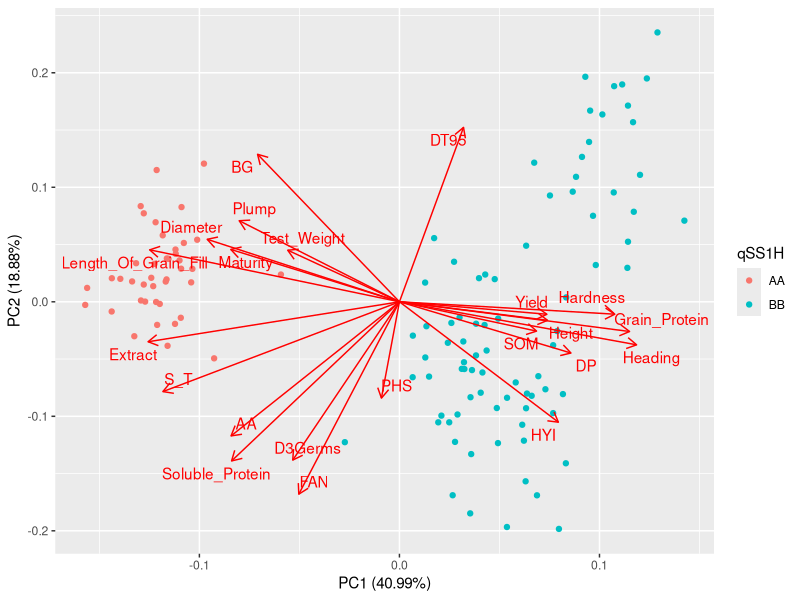
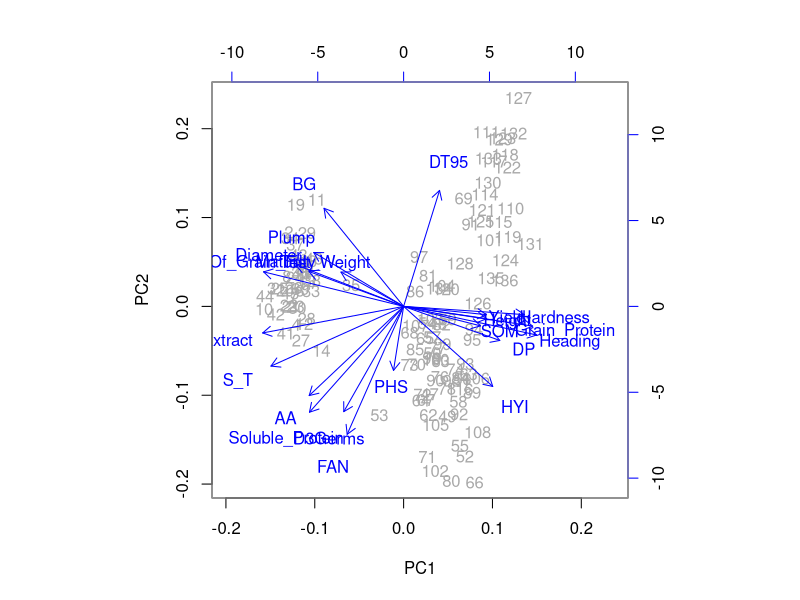
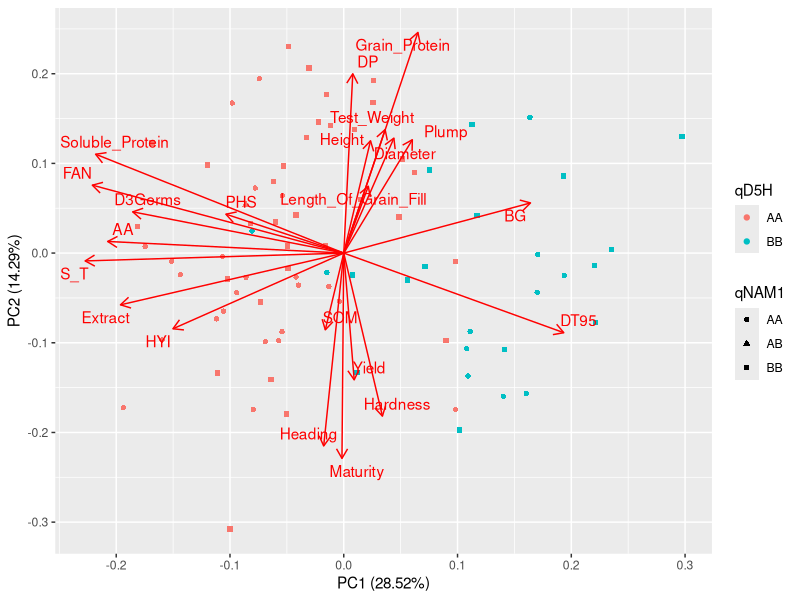
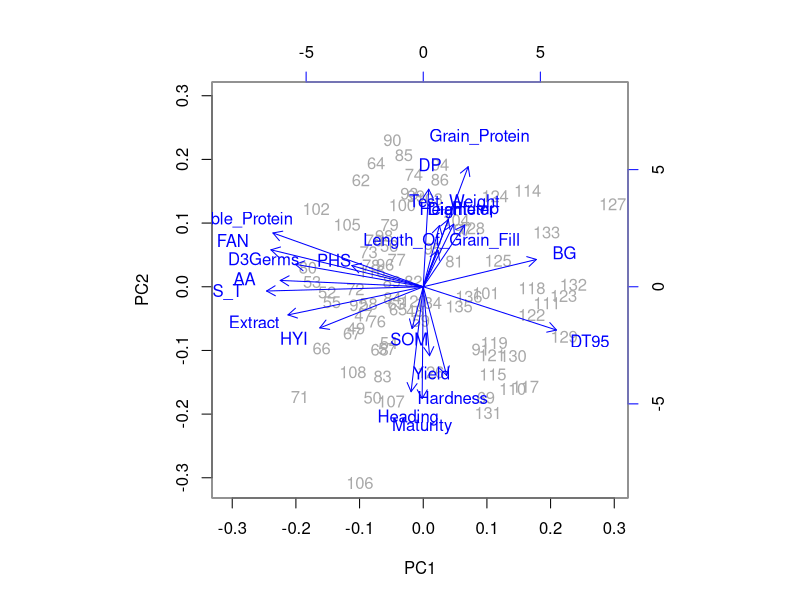
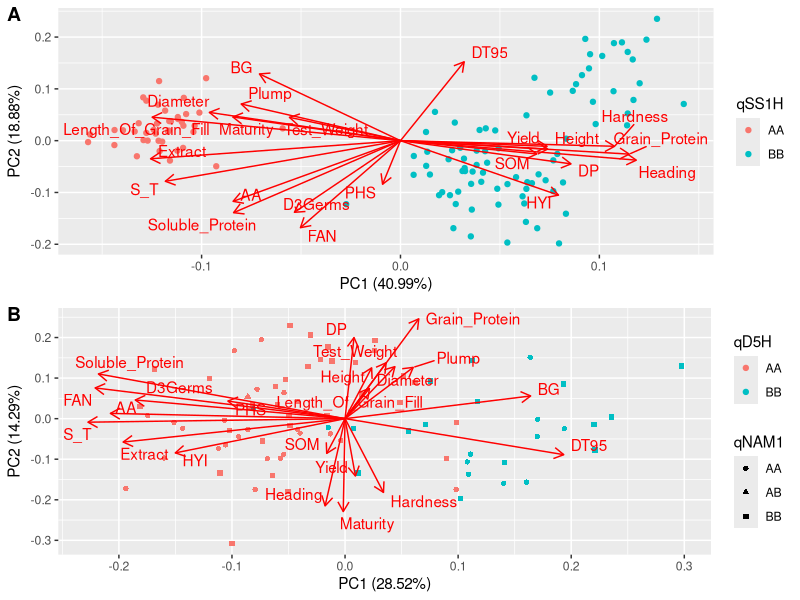
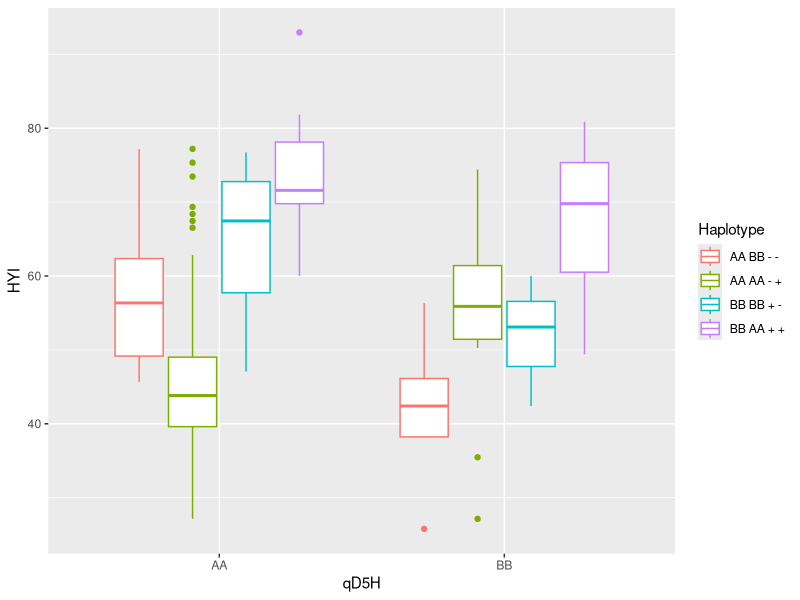
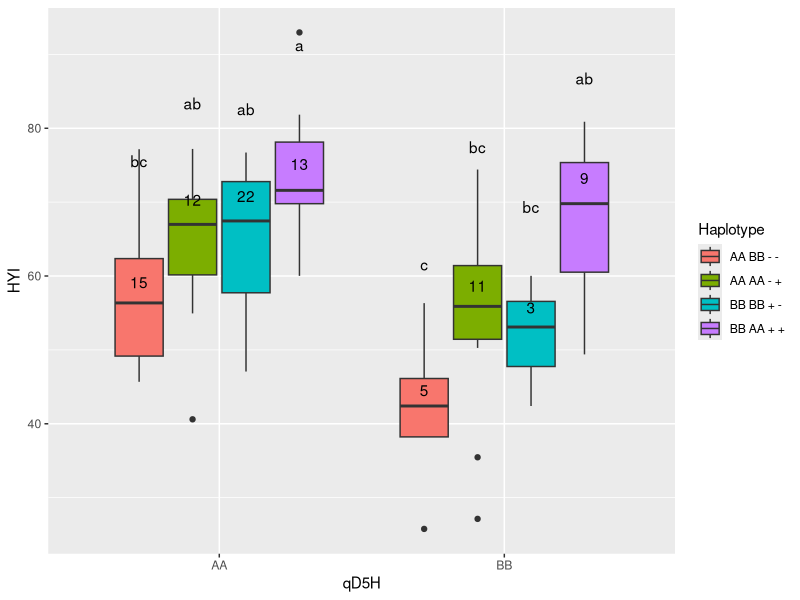
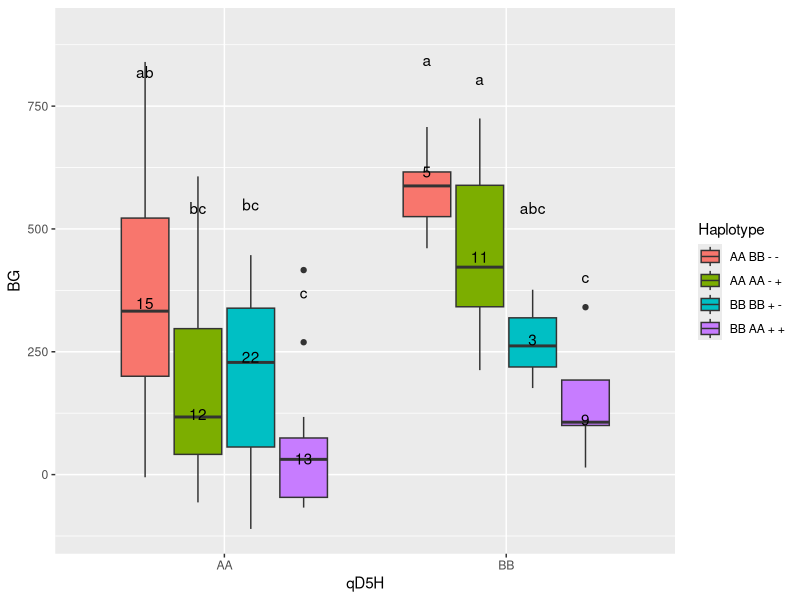

R code for these plots, in order:
## ---- chunk 1
knitr::opts_chunk$set(echo = TRUE)
## ---- chunk 2
D <- read.csv("MT128X148 blups R new.csv")

D$qD5H = as.factor(D$qD5H)
D$qHI2H = as.factor(D$qHI2H)
D$qHI3H = as.factor(D$qHI3H)
D$qNAM1 = as.factor(D$qNAM1)
D$qSS1H = as.factor(D$qSS1H)

summary(D)
## ---- chunk 3
pca1 <- prcomp(na.omit(D[,c(2:23)]), center = T, scale. = T)
## ---- chunk 4
library(ggfortify)
library(ggplot2)
a1 = autoplot(pca1, label = F, loadings.label = T, data = na.omit(D), colour = "qSS1H", loadings.label.repel = T)
a1
biplot(pca1, col=c("darkgrey","blue"), asp=1)
## ---- chunk 5
DS = subset(D, qSS1H %in% c("BB"))

summary(DS)
## ---- chunk 6
pca2 <- prcomp(na.omit(DS[,c(2:23)]), center = T, scale. = T)

a2 = autoplot(pca2, label = F, loadings.label = T, data = na.omit(DS), colour = "qD5H", shape = "qNAM1", loadings.label.repel = T)
a2
biplot(pca2, col=c("darkgrey","blue"), asp=1)
## ---- chunk 7
library(ggpubr)
combined_plot = ggarrange(a1, a2,
                          labels = c("A", "B"),
                          nrow = 2, ncol = 1)
combined_plot
## ---- chunk 8
D$Haplotype = paste(D$qHI2H,D$qHI3H,D$HI2, D$HI3)
D$Haplotype = as.factor(D$Haplotype)
D$Haplotype2 = paste(D$qSS1H,D$qHI2H,D$qHI3H,D$qNAM1)
D$Haplotype2 = as.factor(D$Haplotype2)
summary(D)
## ---- chunk 9
summary(D$Haplotype)
## ---- chunk 10
level_hap = c("AA BB - -", "AA AA - +","BB BB + -", "BB AA + +")

plot1 = ggplot(D, aes(x=qD5H, y=HYI, color=factor(Haplotype, levels = level_hap))) +
  geom_boxplot() +
  guides(color = guide_legend(title = "Haplotype"))
plot1
## ---- chunk 11
DS$Haplotype = paste(DS$qHI2H,DS$qHI3H,DS$HI2,DS$HI3)
DS$Haplotype = as.factor(DS$Haplotype)
DS$Haplotype2 = paste(DS$qHI2H, DS$qHI3H)
DS$Haplotype2 = as.factor(DS$Haplotype2)
summary(DS)
## ---- chunk 12
library(dplyr)
library(graphics)
library(multcompView)

anova = aov(HYI ~ qD5H * Haplotype2, data = DS)
data_sum = group_by(DS, qD5H, Haplotype) %>%
  summarise(mean=mean(HYI), sd=sd(HYI)) %>%
  arrange(desc(mean))
#view(data_sum)

Tukey = TukeyHSD(anova)
#print(Tukey)

Cld = multcompLetters4(anova, Tukey)
#print(Cld)

Cld1 = as.data.frame.list(Cld$`qD5H:Haplotype2`)
data_sum$Cld = Cld1$Letters
#print(Cld1)
#data_sum

level_hap = c("AA BB - -", "AA AA - +","BB BB + -", "BB AA + +")
give.n <- function(x){
  return(c(y = median(x)*1.05, label = length(x))) 
  # experiment with the multiplier to find the perfect position
}

plot2 = ggplot(DS, aes(x=qD5H, y=HYI, fill=factor(Haplotype, levels = level_hap))) +
  geom_boxplot() +
  geom_text(data = data_sum, aes(label=Cld, x=qD5H, y=mean +sd), position = position_dodge2(0.75), vjust = -4.8) +
  #ylim(NA,100) +
  guides(fill = guide_legend(title = "Haplotype"))+
  stat_summary(fun.data = give.n, geom = "text", fun.y = median,
               position = position_dodge(width = 0.75))
plot2
## ---- chunk 13
anova = aov(BG ~ qD5H * Haplotype2, data = DS)
data_sum = group_by(DS, qD5H, Haplotype) %>%
  summarise(mean=mean(BG), sd=sd(BG)) %>%
  arrange(desc(mean))
#view(data_sum)

Tukey = TukeyHSD(anova)
#print(Tukey)

Cld = multcompLetters4(anova, Tukey)
#print(Cld)

Cld1 = as.data.frame.list(Cld$`qD5H:Haplotype2`)
data_sum$Cld = Cld1$Letters
#print(Cld1)
data_sum

level_hap = c("AA BB - -", "AA AA - +","BB BB + -", "BB AA + +")
give.n <- function(x){
  return(c(y = median(x)*1.05, label = length(x))) 
  # experiment with the multiplier to find the perfect position
}

plot3 = ggplot(DS, aes(x=qD5H, y=BG, fill=factor(Haplotype, levels = level_hap))) +
  geom_boxplot() +
  geom_text(data = data_sum, aes(label=Cld, x=qD5H, y=mean +sd), position = position_dodge2(0.75), vjust = -6.5) +
  ylim(NA,900) +
  guides(fill = guide_legend(title = "Haplotype"))+
  stat_summary(fun.data = give.n, geom = "text", fun.y = median,
               position = position_dodge(width = 0.75))
plot3
## ---- chunk 14
anova = aov(FAN ~ qD5H * Haplotype2, data = DS)
data_sum = group_by(DS, qD5H, Haplotype) %>%
  summarise(mean=mean(FAN), sd=sd(FAN)) %>%
  arrange(desc(mean))
#view(data_sum)

Tukey = TukeyHSD(anova)
#print(Tukey)

Cld = multcompLetters4(anova, Tukey)
#print(Cld)

Cld1 = as.data.frame.list(Cld$`qD5H:Haplotype2`)
data_sum$Cld = Cld1$Letters
#print(Cld1)
data_sum

give.n <- function(x){
  return(c(y = median(x)*1.03, label = length(x))) 
  # experiment with the multiplier to find the perfect position
}

plot4 = ggplot(DS, aes(x=qD5H, y=FAN, fill=factor(Haplotype, levels = level_hap))) +
  geom_boxplot() +
  geom_text(data = data_sum, aes(label=Cld, x=qD5H, y=mean +sd), position = position_dodge2(0.75), vjust = -5) +
  ylim(NA,315) +
  guides(fill = guide_legend(title = "Haplotype"))+
  stat_summary(fun.data = give.n, geom = "text", fun.y = median,
               position = position_dodge(width = 0.75))
plot4
## ---- chunk 15
anova = aov(AA ~ qD5H * Haplotype2, data = DS)
data_sum = group_by(DS, qD5H, Haplotype) %>%
  summarise(mean=mean(AA), sd=sd(AA)) %>%
  arrange(desc(mean))
#view(data_sum)

Tukey = TukeyHSD(anova)
#print(Tukey)

Cld = multcompLetters4(anova, Tukey)
#print(Cld)

Cld1 = as.data.frame.list(Cld$`qD5H:Haplotype2`)
data_sum$Cld = Cld1$Letters
#print(Cld1)
data_sum

give.n <- function(x){
  return(c(y = median(x)*1.05, label = length(x))) 
  # experiment with the multiplier to find the perfect position
}

plot5 = ggplot(DS, aes(x=qD5H, y=AA, fill=factor(Haplotype, levels = level_hap))) +
  geom_boxplot() +
  geom_text(data = data_sum, aes(label=Cld, x=qD5H, y=mean +sd), position = position_dodge2(0.75), vjust = -5.5) +
  #ylim(NA,90) +
  guides(fill = guide_legend(title = "Haplotype")) +
  stat_summary(fun.data = give.n, geom = "text", fun.y = median,
               position = position_dodge(width = 0.75))
plot5
## ---- chunk 16
anova = aov(Extract ~ qD5H * Haplotype2, data = DS)
data_sum = group_by(DS, qD5H, Haplotype) %>%
  summarise(mean=mean(Extract), sd=sd(Extract)) %>%
  arrange(desc(mean))
#view(data_sum)

Tukey = TukeyHSD(anova)
#print(Tukey)

Cld = multcompLetters4(anova, Tukey)
#print(Cld)

Cld1 = as.data.frame.list(Cld$`qD5H:Haplotype2`)
data_sum$Cld = Cld1$Letters
#print(Cld1)
data_sum

give.n <- function(x){
  return(c(y = median(x)*1.003, label = length(x))) 
  # experiment with the multiplier to find the perfect position
}

plot6 = ggplot(DS, aes(x=qD5H, y=Extract, fill=factor(Haplotype, levels = level_hap))) +
  geom_boxplot() +
  geom_text(data = data_sum, aes(label=Cld, x=qD5H, y=mean +sd), position = position_dodge2(0.75), vjust = -6) +
  #ylim(NA,) +
  guides(fill = guide_legend(title = "Haplotype")) +
  stat_summary(fun.data = give.n, geom = "text", fun.y = median,
               position = position_dodge(width = 0.75))
plot6
## ---- chunk 17
anova = aov(PHS ~ qD5H * Haplotype2, data = DS)
data_sum = group_by(DS, qD5H, Haplotype) %>%
  summarise(mean=mean(PHS), sd=sd(PHS)) %>%
  arrange(desc(mean))
#view(data_sum)

Tukey = TukeyHSD(anova)
#print(Tukey)

Cld = multcompLetters4(anova, Tukey)
#print(Cld)

Cld1 = as.data.frame.list(Cld$`qD5H:Haplotype2`)
data_sum$Cld = Cld1$Letters
#print(Cld1)
data_sum

give.n <- function(x){
  return(c(y = median(x)*1.05, label = length(x))) 
  # experiment with the multiplier to find the perfect position
}

plot7 = ggplot(DS, aes(x=qD5H, y=PHS, fill=factor(Haplotype, levels = level_hap))) +
  geom_boxplot() +
  geom_text(data = data_sum, aes(label=Cld, x=qD5H, y=mean +sd), position = position_dodge2(0.75), vjust = -6) +
  #ylim(NA,) +
  guides(fill = guide_legend(title = "Haplotype")) +
  stat_summary(fun.data = give.n, geom = "text", fun.y = median,
               position = position_dodge(width = 0.75))
plot7
## ---- chunk 18
library(ggpubr)
combined_plot = ggarrange(plot2, plot3, plot4, plot5, plot6, plot7, nrow = 3, ncol = 2)
combined_plot
## ---- chunk 19
png(filename = "J:/Documents/Work/MT128X148/paper/Figure 2.png",
    height = 980, width = 780)
combined_plot
dev.off
## ---- chunk 20
D$Haplotype = paste(D$qHI2H,D$qHI3H,D$HI2, D$HI3)
D$Haplotype = as.factor(D$Haplotype)
D$Haplotype2 = paste(D$qD5H,D$qSS1H,D$qHI2H,D$qHI3H,D$qNAM1)
D$Haplotype2 = as.factor(D$Haplotype2)
D$Haplotype3 = paste(D$qD5H, D$qSS1H, D$qHI2H, D$qHI3H, D$qNAM1, 
                     D$D5H, D$SS1H, D$HI2, D$HI3, D$NAM1)
D$Haplotype3 = as.factor(D$Haplotype3)

summary(D)
## ---- chunk 21
library(tibble)
anova = aov(HYI ~ Haplotype2, data = D)
data_sum = group_by(D, Haplotype3) %>%
  summarise(mean=mean(HYI), sd=sd(HYI)) %>%
  arrange(desc(mean))
#view(data_sum)

Tukey = TukeyHSD(anova)
#print(Tukey)

Cld = multcompLetters4(anova, Tukey)
#print(Cld)

Cld1 = as.data.frame.list(Cld$`Haplotype2`)
data_sum$Cld = Cld1$Letters
#print(Cld1)
data_sum

give.n <- function(x){
  return(c(y = median(x)*1.05, label = length(x))) 
  # experiment with the multiplier to find the perfect position
}

level_hap = c("AA AA AA AA L - + K",
              "BB AA AA AA S - + K",
              "BB AA AA BB S - + L",
              "BB AA BB AA S - - K",
              "BB AA BB BB S - - L",
              "BB BB AA AA S + + K",
              "BB BB AA BB S + + L",
              "BB BB BB AA S + - K",
              "BB BB BB AB S + - KL",
              "BB BB BB BB S + - L"
              )
nplot1 = ggplot(D, aes(Haplotype3, y=HYI)) +
  geom_boxplot() +
  #theme(axis.text.x = element_text(angle = 90, vjust = 0.25, hjust = 0.5)) +
  theme(axis.title.x = element_blank(),
        axis.text.x = element_blank())+
  ylim(NA,100) +
  geom_text(data = data_sum, aes(label=Cld, x=Haplotype3, y=mean +10), position = position_dodge2(0.75), vjust = -3.5) +
  stat_summary(fun.data = give.n, geom = "text", fun.y = median,
               position = position_dodge(width = 0.75))
nplot1
## ---- chunk 22
anova = aov(D3Germs ~ Haplotype2, data = D)
data_sum = group_by(D, Haplotype3) %>%
  summarise(mean=mean(D3Germs), sd=sd(D3Germs)) %>%
  arrange(desc(mean))
#view(data_sum)

Tukey = TukeyHSD(anova)
#print(Tukey)

Cld = multcompLetters4(anova, Tukey)
#print(Cld)

Cld1 = as.data.frame.list(Cld$`Haplotype2`)
data_sum$Cld = Cld1$Letters
#print(Cld1)
data_sum

give.n <- function(x){
  return(c(y = median(x)*1.05, label = length(x))) 
  # experiment with the multiplier to find the perfect position
}

level_hap = c("AA AA AA AA L - + K",
              "BB AA AA AA S - + K",
              "BB AA AA BB S - + L",
              "BB AA BB AA S - - K",
              "BB AA BB BB S - - L",
              "BB BB AA AA S + + K",
              "BB BB AA BB S + + L",
              "BB BB BB AA S + - K",
              "BB BB BB AB S + - KL",
              "BB BB BB BB S + - L"
              )
nplot2 = ggplot(D, aes(Haplotype3, y=D3Germs)) +
  geom_boxplot() +
  #theme(axis.text.x = element_text(angle = 90, vjust = 0.25, hjust = 0.5)) +
  theme(axis.title.x = element_blank(),
        axis.text.x = element_blank())+
  ylim(NA,120) +
  geom_text(data = data_sum, aes(label=Cld, x=Haplotype3, y=mean +9), position = position_dodge2(0.75), vjust = -2) +
  stat_summary(fun.data = give.n, geom = "text", fun.y = median,
               position = position_dodge(width = 0.75))
nplot2
## ---- chunk 23
anova = aov(DT95 ~ Haplotype2, data = D)
data_sum = group_by(D, Haplotype3) %>%
  summarise(mean=mean(DT95), sd=sd(DT95)) %>%
  arrange(desc(mean))
#view(data_sum)

Tukey = TukeyHSD(anova)
#print(Tukey)

Cld = multcompLetters4(anova, Tukey)
#print(Cld)

Cld1 = as.data.frame.list(Cld$`Haplotype2`)
data_sum$Cld = Cld1$Letters
#print(Cld1)
data_sum

give.n <- function(x){
  return(c(y = median(x)*1.05, label = length(x))) 
  # experiment with the multiplier to find the perfect position
}

level_hap = c("AA AA AA AA L - + K",
              "BB AA AA AA S - + K",
              "BB AA AA BB S - + L",
              "BB AA BB AA S - - K",
              "BB AA BB BB S - - L",
              "BB BB AA AA S + + K",
              "BB BB AA BB S + + L",
              "BB BB BB AA S + - K",
              "BB BB BB AB S + - KL",
              "BB BB BB BB S + - L"
              )
nplot3 = ggplot(D, aes(Haplotype3, y=DT95)) +
  geom_boxplot() +
  #theme(axis.text.x = element_text(angle = 90, vjust = 0.25, hjust = 0.5)) +
  theme(axis.title.x = element_blank(),
        axis.text.x = element_blank())+
  ylim(NA,53) +
  geom_text(data = data_sum, aes(label=Cld, x=Haplotype3, y=45), position = position_dodge2(0.75), vjust = -2) +
  stat_summary(fun.data = give.n, geom = "text", fun.y = median,
               position = position_dodge(width = 0.75))
nplot3
## ---- chunk 24
anova = aov(PHS ~ Haplotype2, data = D)
data_sum = group_by(D, Haplotype3) %>%
  summarise(mean=mean(PHS), sd=sd(PHS)) %>%
  arrange(desc(mean))
#view(data_sum)

Tukey = TukeyHSD(anova)
#print(Tukey)

Cld = multcompLetters4(anova, Tukey)
#print(Cld)

Cld1 = as.data.frame.list(Cld$`Haplotype2`)
data_sum$Cld = Cld1$Letters
#print(Cld1)
data_sum

give.n <- function(x){
  return(c(y = median(x)*1.05, label = length(x))) 
  # experiment with the multiplier to find the perfect position
}

level_hap = c("AA AA AA AA L - + K",
              "BB AA AA AA S - + K",
              "BB AA AA BB S - + L",
              "BB AA BB AA S - - K",
              "BB AA BB BB S - - L",
              "BB BB AA AA S + + K",
              "BB BB AA BB S + + L",
              "BB BB BB AA S + - K",
              "BB BB BB AB S + - KL",
              "BB BB BB BB S + - L"
              )
nplot4 = ggplot(D, aes(Haplotype3, y=PHS)) +
  geom_boxplot() +
  #theme(axis.text.x = element_text(angle = 90, vjust = 0.25, hjust = 0.5)) +
  theme(axis.title.x = element_blank(),
        axis.text.x = element_blank())+
  #ylim(NA,53) +
  geom_text(data = data_sum, aes(label=Cld, x=Haplotype3, y=6), position = position_dodge2(0.75), vjust = -2) +
  stat_summary(fun.data = give.n, geom = "text", fun.y = median,
               position = position_dodge(width = 0.75))
nplot4
## ---- chunk 25
anova = aov(Diameter ~ Haplotype2, data = D)
data_sum = group_by(D, Haplotype3) %>%
  summarise(mean=mean(Diameter), sd=sd(Diameter)) %>%
  arrange(desc(mean))
#view(data_sum)

Tukey = TukeyHSD(anova)
#print(Tukey)

Cld = multcompLetters4(anova, Tukey)
#print(Cld)

Cld1 = as.data.frame.list(Cld$`Haplotype2`)
data_sum$Cld = Cld1$Letters
#print(Cld1)
data_sum

give.n <- function(x){
  return(c(y = median(x)*1.05, label = length(x))) 
  # experiment with the multiplier to find the perfect position
}

level_hap = c("AA AA AA AA L - + K",
              "BB AA AA AA S - + K",
              "BB AA AA BB S - + L",
              "BB AA BB AA S - - K",
              "BB AA BB BB S - - L",
              "BB BB AA AA S + + K",
              "BB BB AA BB S + + L",
              "BB BB BB AA S + - K",
              "BB BB BB AB S + - KL",
              "BB BB BB BB S + - L"
              )
nplot5 = ggplot(D, aes(Haplotype3, y=Diameter)) +
  geom_boxplot() +
  #theme(axis.text.x = element_text(angle = 90, vjust = 0.25, hjust = 0.5)) +
  theme(axis.title.x = element_blank(),
        axis.text.x = element_blank())+
  ylim(NA,3.5) +
  geom_text(data = data_sum, aes(label=Cld, x=Haplotype3, y=3.3), position = position_dodge2(0.75), vjust = -2) +
  stat_summary(fun.data = give.n, geom = "text", fun.y = median,
               position = position_dodge(width = 0.75))
nplot5
## ---- chunk 26
anova = aov(Hardness ~ Haplotype2, data = D)
data_sum = group_by(D, Haplotype3) %>%
  summarise(mean=mean(Hardness), sd=sd(Hardness)) %>%
  arrange(desc(mean))
#view(data_sum)

Tukey = TukeyHSD(anova)
#print(Tukey)

Cld = multcompLetters4(anova, Tukey)
#print(Cld)

Cld1 = as.data.frame.list(Cld$`Haplotype2`)
data_sum$Cld = Cld1$Letters
#print(Cld1)
data_sum

give.n <- function(x){
  return(c(y = median(x)*1.05, label = length(x))) 
  # experiment with the multiplier to find the perfect position
}

level_hap = c("AA AA AA AA L - + K",
              "BB AA AA AA S - + K",
              "BB AA AA BB S - + L",
              "BB AA BB AA S - - K",
              "BB AA BB BB S - - L",
              "BB BB AA AA S + + K",
              "BB BB AA BB S + + L",
              "BB BB BB AA S + - K",
              "BB BB BB AB S + - KL",
              "BB BB BB BB S + - L"
              )
nplot6 = ggplot(D, aes(Haplotype3, y=Hardness)) +
  geom_boxplot() +
  #theme(axis.text.x = element_text(angle = 90, vjust = 0.25, hjust = 0.5)) +
  theme(axis.title.x = element_blank(),
        axis.text.x = element_blank())+
  #ylim(NA,3.5) +
  geom_text(data = data_sum, aes(label=Cld, x=Haplotype3, y=60), position = position_dodge2(0.75), vjust = -2) +
  stat_summary(fun.data = give.n, geom = "text", fun.y = median,
               position = position_dodge(width = 0.75))
nplot6
## ---- chunk 27
anova = aov(Grain_Protein ~ Haplotype2, data = D)
data_sum = group_by(D, Haplotype3) %>%
  summarise(mean=mean(Grain_Protein), sd=sd(Grain_Protein)) %>%
  arrange(desc(mean))
#view(data_sum)

Tukey = TukeyHSD(anova)
#print(Tukey)

Cld = multcompLetters4(anova, Tukey)
#print(Cld)

Cld1 = as.data.frame.list(Cld$`Haplotype2`)
data_sum$Cld = Cld1$Letters
#print(Cld1)
data_sum

give.n <- function(x){
  return(c(y = median(x)*1.05, label = length(x))) 
  # experiment with the multiplier to find the perfect position
}

level_hap = c("AA AA AA AA L - + K",
              "BB AA AA AA S - + K",
              "BB AA AA BB S - + L",
              "BB AA BB AA S - - K",
              "BB AA BB BB S - - L",
              "BB BB AA AA S + + K",
              "BB BB AA BB S + + L",
              "BB BB BB AA S + - K",
              "BB BB BB AB S + - KL",
              "BB BB BB BB S + - L"
              )
nplot7 = ggplot(D, aes(Haplotype3, y=Grain_Protein)) +
  geom_boxplot() +
  #theme(axis.text.x = element_text(angle = 90, vjust = 0.25, hjust = 0.5)) +
  theme(axis.title.x = element_blank(),
        axis.text.x = element_blank())+
  #ylim(NA,3.5) +
  geom_text(data = data_sum, aes(label=Cld, x=Haplotype3, y=14), position = position_dodge2(0.75), vjust = -2) +
  stat_summary(fun.data = give.n, geom = "text", fun.y = median,
               position = position_dodge(width = 0.75))
nplot7
## ---- chunk 28
anova = aov(BG ~ Haplotype2, data = D)
data_sum = group_by(D, Haplotype3) %>%
  summarise(mean=mean(BG), sd=sd(BG)) %>%
  arrange(desc(mean))
#view(data_sum)

Tukey = TukeyHSD(anova)
#print(Tukey)

Cld = multcompLetters4(anova, Tukey)
#print(Cld)

Cld1 = as.data.frame.list(Cld$`Haplotype2`)
data_sum$Cld = Cld1$Letters
#print(Cld1)
data_sum

give.n <- function(x){
  return(c(y = median(x)*1.05, label = length(x))) 
  # experiment with the multiplier to find the perfect position
}

level_hap = c("AA AA AA AA L - + K",
              "BB AA AA AA S - + K",
              "BB AA AA BB S - + L",
              "BB AA BB AA S - - K",
              "BB AA BB BB S - - L",
              "BB BB AA AA S + + K",
              "BB BB AA BB S + + L",
              "BB BB BB AA S + - K",
              "BB BB BB AB S + - KL",
              "BB BB BB BB S + - L"
              )
nplot8 = ggplot(D, aes(Haplotype3, y=BG)) +
  geom_boxplot() +
  #theme(axis.text.x = element_text(angle = 90, vjust = 0.25, hjust = 0.5)) +
  theme(axis.title.x = element_blank(),
        axis.text.x = element_blank())+
  ylim(NA,1020) +
  geom_text(data = data_sum, aes(label=Cld, x=Haplotype3, y=mean+190), position = position_dodge2(0.75), vjust = -2) +
  stat_summary(fun.data = give.n, geom = "text", fun.y = median,
               position = position_dodge(width = 0.75))
nplot8
## ---- chunk 29
anova = aov(Soluble_Protein ~ Haplotype2, data = D)
data_sum = group_by(D, Haplotype3) %>%
  summarise(mean=mean(Soluble_Protein), sd=sd(Soluble_Protein)) %>%
  arrange(desc(mean))
#view(data_sum)

Tukey = TukeyHSD(anova)
#print(Tukey)

Cld = multcompLetters4(anova, Tukey)
#print(Cld)

Cld1 = as.data.frame.list(Cld$`Haplotype2`)
data_sum$Cld = Cld1$Letters
#print(Cld1)
data_sum

give.n <- function(x){
  return(c(y = median(x)*1.05, label = length(x))) 
  # experiment with the multiplier to find the perfect position
}

level_hap = c("AA AA AA AA L - + K",
              "BB AA AA AA S - + K",
              "BB AA AA BB S - + L",
              "BB AA BB AA S - - K",
              "BB AA BB BB S - - L",
              "BB BB AA AA S + + K",
              "BB BB AA BB S + + L",
              "BB BB BB AA S + - K",
              "BB BB BB AB S + - KL",
              "BB BB BB BB S + - L"
              )
nplot9 = ggplot(D, aes(Haplotype3, y=Soluble_Protein)) +
  geom_boxplot() +
  #theme(axis.text.x = element_text(angle = 90, vjust = 0.25, hjust = 0.5)) +
  theme(axis.title.x = element_blank(),
        axis.text.x = element_blank())+
  ylim(NA,7) +
  geom_text(data = data_sum, aes(label=Cld, x=Haplotype3, y=mean + 0.75), position = position_dodge2(0.75), vjust = -2) +
  stat_summary(fun.data = give.n, geom = "text", fun.y = median,
               position = position_dodge(width = 0.75))
nplot9
## ---- chunk 30
anova = aov(S_T ~ Haplotype2, data = D)
data_sum = group_by(D, Haplotype3) %>%
  summarise(mean=mean(S_T), sd=sd(S_T)) %>%
  arrange(desc(mean))
#view(data_sum)

Tukey = TukeyHSD(anova)
#print(Tukey)

Cld = multcompLetters4(anova, Tukey)
#print(Cld)

Cld1 = as.data.frame.list(Cld$`Haplotype2`)
data_sum$Cld = Cld1$Letters
#print(Cld1)
data_sum

give.n <- function(x){
  return(c(y = median(x)*1.05, label = length(x))) 
  # experiment with the multiplier to find the perfect position
}

level_hap = c("AA AA AA AA L - + K",
              "BB AA AA AA S - + K",
              "BB AA AA BB S - + L",
              "BB AA BB AA S - - K",
              "BB AA BB BB S - - L",
              "BB BB AA AA S + + K",
              "BB BB AA BB S + + L",
              "BB BB BB AA S + - K",
              "BB BB BB AB S + - KL",
              "BB BB BB BB S + - L"
              )
nplot10 = ggplot(D, aes(Haplotype3, y=S_T)) +
  geom_boxplot() +
  #theme(axis.text.x = element_text(angle = 90, vjust = 0.25, hjust = 0.5)) +
  theme(axis.title.x = element_blank(),
        axis.text.x = element_blank())+
  ylim(NA,0.6) +
  geom_text(data = data_sum, aes(label=Cld, x=Haplotype3, y=mean + 0.05), position = position_dodge2(0.75), vjust = -2) +
  stat_summary(fun.data = give.n, geom = "text", fun.y = median,
               position = position_dodge(width = 0.75))
nplot10
## ---- chunk 31
anova = aov(FAN ~ Haplotype2, data = D)
data_sum = group_by(D, Haplotype3) %>%
  summarise(mean=mean(FAN), sd=sd(FAN)) %>%
  arrange(desc(mean))
#view(data_sum)

Tukey = TukeyHSD(anova)
#print(Tukey)

Cld = multcompLetters4(anova, Tukey)
#print(Cld)

Cld1 = as.data.frame.list(Cld$`Haplotype2`)
data_sum$Cld = Cld1$Letters
#print(Cld1)
data_sum

give.n <- function(x){
  return(c(y = median(x)*1.05, label = length(x))) 
  # experiment with the multiplier to find the perfect position
}

level_hap = c("AA AA AA AA L - + K",
              "BB AA AA AA S - + K",
              "BB AA AA BB S - + L",
              "BB AA BB AA S - - K",
              "BB AA BB BB S - - L",
              "BB BB AA AA S + + K",
              "BB BB AA BB S + + L",
              "BB BB BB AA S + - K",
              "BB BB BB AB S + - KL",
              "BB BB BB BB S + - L"
              )
nplot11 = ggplot(D, aes(Haplotype3, y=FAN)) +
  geom_boxplot() +
  #theme(axis.text.x = element_text(angle = 90, vjust = 0.25, hjust = 0.5)) +
  theme(axis.title.x = element_blank(),
        axis.text.x = element_blank())+
  ylim(NA,310) +
  geom_text(data = data_sum, aes(label=Cld, x=Haplotype3, y=mean +25), position = position_dodge2(0.75), vjust = -2) +
  stat_summary(fun.data = give.n, geom = "text", fun.y = median,
               position = position_dodge(width = 0.75))
nplot11
## ---- chunk 32
anova = aov(Extract ~ Haplotype2, data = D)
data_sum = group_by(D, Haplotype3) %>%
  summarise(mean=mean(Extract), sd=sd(Extract)) %>%
  arrange(desc(mean))
#view(data_sum)

Tukey = TukeyHSD(anova)
#print(Tukey)

Cld = multcompLetters4(anova, Tukey)
#print(Cld)

Cld1 = as.data.frame.list(Cld$`Haplotype2`)
data_sum$Cld = Cld1$Letters
#print(Cld1)
data_sum

give.n <- function(x){
  return(c(y = median(x)*1.01, label = length(x))) 
  # experiment with the multiplier to find the perfect position
}

level_hap = c("AA AA AA AA L - + K",
              "BB AA AA AA S - + K",
              "BB AA AA BB S - + L",
              "BB AA BB AA S - - K",
              "BB AA BB BB S - - L",
              "BB BB AA AA S + + K",
              "BB BB AA BB S + + L",
              "BB BB BB AA S + - K",
              "BB BB BB AB S + - KL",
              "BB BB BB BB S + - L"
              )
nplot12 = ggplot(D, aes(Haplotype3, y=Extract)) +
  geom_boxplot() +
  theme(axis.text.x = element_text(angle = 90, vjust = 0.25, hjust = 0.5)) +
  labs(x="Haplotype")+
  ylim(NA,87) +
  geom_text(data = data_sum, aes(label=Cld, x=Haplotype3, y=mean +1.5), position = position_dodge2(0.75), vjust = -2) +
  stat_summary(fun.data = give.n, geom = "text", fun.y = median,
               position = position_dodge(width = 0.75))
nplot12
## ---- chunk 33
anova = aov(AA ~ Haplotype2, data = D)
data_sum = group_by(D, Haplotype3) %>%
  summarise(mean=mean(AA), sd=sd(AA)) %>%
  arrange(desc(mean))
#view(data_sum)

Tukey = TukeyHSD(anova)
#print(Tukey)

Cld = multcompLetters4(anova, Tukey)
#print(Cld)

Cld1 = as.data.frame.list(Cld$`Haplotype2`)
data_sum$Cld = Cld1$Letters
#print(Cld1)
data_sum

give.n <- function(x){
  return(c(y = median(x)*1.03, label = length(x))) 
  # experiment with the multiplier to find the perfect position
}

level_hap = c("AA AA AA AA L - + K",
              "BB AA AA AA S - + K",
              "BB AA AA BB S - + L",
              "BB AA BB AA S - - K",
              "BB AA BB BB S - - L",
              "BB BB AA AA S + + K",
              "BB BB AA BB S + + L",
              "BB BB BB AA S + - K",
              "BB BB BB AB S + - KL",
              "BB BB BB BB S + - L"
              )
nplot13 = ggplot(D, aes(Haplotype3, y=AA)) +
  geom_boxplot() +
  theme(axis.text.x = element_text(angle = 90, vjust = 0.25, hjust = 0.5)) +
  labs(x="Haplotype")+
  #ylim(NA,87) +
  geom_text(data = data_sum, aes(label=Cld, x=Haplotype3, y=mean +14), position = position_dodge2(0.75), vjust = -2) +
  stat_summary(fun.data = give.n, geom = "text", fun.y = median,
               position = position_dodge(width = 0.75))
nplot13
## ---- chunk 34
anova = aov(DP ~ Haplotype2, data = D)
data_sum = group_by(D, Haplotype3) %>%
  summarise(mean=mean(DP), sd=sd(DP)) %>%
  arrange(desc(mean))
#view(data_sum)

Tukey = TukeyHSD(anova)
#print(Tukey)

Cld = multcompLetters4(anova, Tukey)
#print(Cld)

Cld1 = as.data.frame.list(Cld$`Haplotype2`)
data_sum$Cld = Cld1$Letters
#print(Cld1)
data_sum

give.n <- function(x){
  return(c(y = median(x)*1.03, label = length(x))) 
  # experiment with the multiplier to find the perfect position
}

level_hap = c("AA AA AA AA L - + K",
              "BB AA AA AA S - + K",
              "BB AA AA BB S - + L",
              "BB AA BB AA S - - K",
              "BB AA BB BB S - - L",
              "BB BB AA AA S + + K",
              "BB BB AA BB S + + L",
              "BB BB BB AA S + - K",
              "BB BB BB AB S + - KL",
              "BB BB BB BB S + - L"
              )
nplot14 = ggplot(D, aes(Haplotype3, y=DP)) +
  geom_boxplot() +
  theme(axis.text.x = element_text(angle = 90, vjust = 0.25, hjust = 0.5)) +
  labs(x="Haplotype")+
  ylim(NA,265) +
  geom_text(data = data_sum, aes(label=Cld, x=Haplotype3, y=mean +20), position = position_dodge2(0.75), vjust = -2) +
  stat_summary(fun.data = give.n, geom = "text", fun.y = median,
               position = position_dodge(width = 0.75))
nplot14
## ---- chunk 35
library(ggpubr)
combined_plot2 = ggarrange(nplot1, nplot2, nplot3, nplot4, nplot5,
                           nplot6, nplot7, nplot8, nplot9, nplot10,
                           nplot11, nplot12, nplot13, nplot14, nrow = 5, ncol = 3)
combined_plot2
## ---- chunk 36
png(filename = "J:/Documents/Work/MT128X148/paper/Supplemental Figure 1.png",
    height = 1980, width = 1500)
combined_plot2
dev.off
